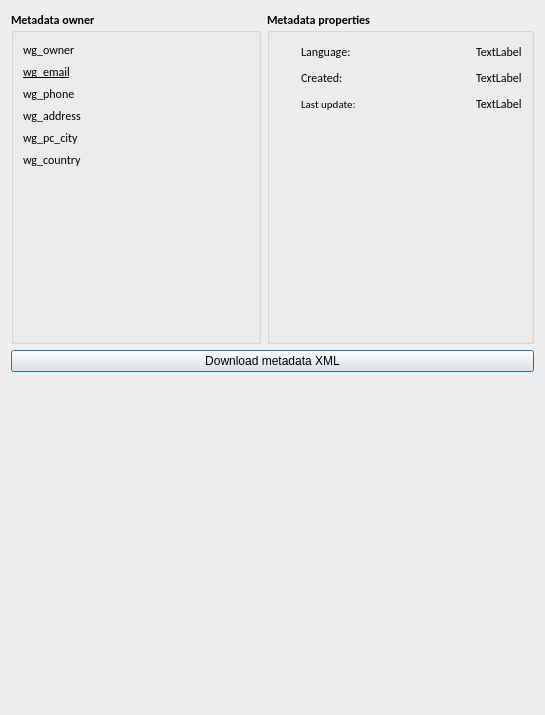
           <widget class="QWidget" name="scrollAreaWidgetContents_2">
            <property name="geometry">
             <rect>
              <x>0</x>
              <y>0</y>
              <width>545</width>
              <height>715</height>
             </rect>
            </property>
            <property name="maximumSize">
             <size>
              <width>16777215</width>
              <height>739</height>
             </size>
            </property>
            <layout class="QGridLayout" name="gridLayout_3">
             <item row="3" column="0" colspan="2">
              <spacer name="md_advanced_vert_spacer">
               <property name="orientation">
                <enum>Qt::Vertical</enum>
               </property>
               <property name="sizeHint" stdset="0">
                <size>
                 <width>20</width>
                 <height>40</height>
                </size>
               </property>
              </spacer>
             </item>
             <item row="2" column="0" colspan="2">
              <widget class="QPushButton" name="btn_xml_dl">
               <property name="text">
                <string>Download metadata XML</string>
               </property>
               <property name="icon">
                <iconset resource="../../resources.qrc">
                 <normaloff>:/plugins/Isogeo/resources/metadata/download.svg</normaloff>:/plugins/Isogeo/resources/metadata/download.svg</iconset>
               </property>
               <property name="default">
                <bool>true</bool>
               </property>
               <property name="flat">
                <bool>false</bool>
               </property>
              </widget>
             </item>
             <item row="0" column="0">
              <widget class="QGroupBox" name="grp_md_owner">
               <property name="minimumSize">
                <size>
                 <width>250</width>
                 <height>150</height>
                </size>
               </property>
               <property name="maximumSize">
                <size>
                 <width>16777211</width>
                 <height>700</height>
                </size>
               </property>
               <property name="font">
                <font>
                 <family>Calibri</family>
                 <pointsize>9</pointsize>
                 <weight>75</weight>
                 <bold>true</bold>
                </font>
               </property>
               <property name="cursor">
                <cursorShape>IBeamCursor</cursorShape>
               </property>
               <property name="title">
                <string>Metadata owner</string>
               </property>
               <layout class="QGridLayout" name="gridLayout_8">
                <item row="1" column="0">
                 <widget class="QLabel" name="val_owner_email">
                  <property name="minimumSize">
                   <size>
                    <width>225</width>
                    <height>0</height>
                   </size>
                  </property>
                  <property name="maximumSize">
                   <size>
                    <width>50</width>
                    <height>16777215</height>
                   </size>
                  </property>
                  <property name="font">
                   <font>
                    <family>Calibri</family>
                    <pointsize>9</pointsize>
                    <weight>50</weight>
                    <bold>false</bold>
                    <underline>true</underline>
                   </font>
                  </property>
                  <property name="autoFillBackground">
                   <bool>false</bool>
                  </property>
                  <property name="text">
                   <string>wg_email</string>
                  </property>
                  <property name="openExternalLinks">
                   <bool>true</bool>
                  </property>
                 </widget>
                </item>
                <item row="3" column="0">
                 <widget class="QLabel" name="val_owner_address">
                  <property name="minimumSize">
                   <size>
                    <width>225</width>
                    <height>0</height>
                   </size>
                  </property>
                  <property name="maximumSize">
                   <size>
                    <width>50</width>
                    <height>16777215</height>
                   </size>
                  </property>
                  <property name="font">
                   <font>
                    <family>Calibri</family>
                    <pointsize>9</pointsize>
                    <weight>50</weight>
                    <bold>false</bold>
                   </font>
                  </property>
                  <property name="text">
                   <string>wg_address</string>
                  </property>
                 </widget>
                </item>
                <item row="2" column="0">
                 <widget class="QLabel" name="val_owner_phone">
                  <property name="minimumSize">
                   <size>
                    <width>225</width>
                    <height>0</height>
                   </size>
                  </property>
                  <property name="maximumSize">
                   <size>
                    <width>50</width>
                    <height>16777215</height>
                   </size>
                  </property>
                  <property name="font">
                   <font>
                    <family>Calibri</family>
                    <pointsize>9</pointsize>
                    <weight>50</weight>
                    <bold>false</bold>
                   </font>
                  </property>
                  <property name="text">
                   <string>wg_phone</string>
                  </property>
                 </widget>
                </item>
                <item row="4" column="0">
                 <widget class="QLabel" name="val_owner_city">
                  <property name="minimumSize">
                   <size>
                    <width>225</width>
                    <height>0</height>
                   </size>
                  </property>
                  <property name="maximumSize">
                   <size>
                    <width>50</width>
                    <height>16777215</height>
                   </size>
                  </property>
                  <property name="font">
                   <font>
                    <family>Calibri</family>
                    <pointsize>9</pointsize>
                    <weight>50</weight>
                    <bold>false</bold>
                   </font>
                  </property>
                  <property name="text">
                   <string>wg_pc_city</string>
                  </property>
                 </widget>
                </item>
                <item row="5" column="0">
                 <widget class="QLabel" name="val_owner_country">
                  <property name="minimumSize">
                   <size>
                    <width>225</width>
                    <height>0</height>
                   </size>
                  </property>
                  <property name="maximumSize">
                   <size>
                    <width>50</width>
                    <height>16777215</height>
                   </size>
                  </property>
                  <property name="font">
                   <font>
                    <family>Calibri</family>
                    <pointsize>9</pointsize>
                    <weight>50</weight>
                    <bold>false</bold>
                   </font>
                  </property>
                  <property name="text">
                   <string>wg_country</string>
                  </property>
                 </widget>
                </item>
                <item row="0" column="0">
                 <widget class="QLabel" name="val_owner_name">
                  <property name="minimumSize">
                   <size>
                    <width>225</width>
                    <height>16</height>
                   </size>
                  </property>
                  <property name="maximumSize">
                   <size>
                    <width>50</width>
                    <height>16</height>
                   </size>
                  </property>
                  <property name="font">
                   <font>
                    <family>Calibri</family>
                    <pointsize>9</pointsize>
                    <weight>50</weight>
                    <bold>false</bold>
                   </font>
                  </property>
                  <property name="text">
                   <string>wg_owner</string>
                  </property>
                  <property name="scaledContents">
                   <bool>true</bool>
                  </property>
                 </widget>
                </item>
                <item row="6" column="0">
                 <spacer name="verticalSpacer_8">
                  <property name="orientation">
                   <enum>Qt::Vertical</enum>
                  </property>
                  <property name="sizeHint" stdset="0">
                   <size>
                    <width>20</width>
                    <height>40</height>
                   </size>
                  </property>
                 </spacer>
                </item>
               </layout>
              </widget>
             </item>
             <item row="0" column="1">
              <widget class="QGroupBox" name="grp_md_properties">
               <property name="minimumSize">
                <size>
                 <width>250</width>
                 <height>150</height>
                </size>
               </property>
               <property name="maximumSize">
                <size>
                 <width>16777215</width>
                 <height>700</height>
                </size>
               </property>
               <property name="font">
                <font>
                 <family>Calibri</family>
                 <pointsize>9</pointsize>
                 <weight>75</weight>
                 <bold>true</bold>
                </font>
               </property>
               <property name="title">
                <string>Metadata properties</string>
               </property>
               <layout class="QGridLayout" name="gridLayout_10">
                <item row="1" column="1">
                 <widget class="QLabel" name="lbl_md_date_crea">
                  <property name="minimumSize">
                   <size>
                    <width>100</width>
                    <height>0</height>
                   </size>
                  </property>
                  <property name="maximumSize">
                   <size>
                    <width>50</width>
                    <height>16777215</height>
                   </size>
                  </property>
                  <property name="font">
                   <font>
                    <family>Calibri</family>
                    <pointsize>9</pointsize>
                    <weight>50</weight>
                    <bold>false</bold>
                   </font>
                  </property>
                  <property name="text">
                   <string>Created:</string>
                  </property>
                 </widget>
                </item>
                <item row="0" column="1">
                 <widget class="QLabel" name="lbl_md_lang">
                  <property name="minimumSize">
                   <size>
                    <width>100</width>
                    <height>0</height>
                   </size>
                  </property>
                  <property name="maximumSize">
                   <size>
                    <width>50</width>
                    <height>16777215</height>
                   </size>
                  </property>
                  <property name="font">
                   <font>
                    <family>Calibri</family>
                    <pointsize>9</pointsize>
                    <weight>50</weight>
                    <bold>false</bold>
                   </font>
                  </property>
                  <property name="text">
                   <string>Language: </string>
                  </property>
                 </widget>
                </item>
                <item row="1" column="2">
                 <spacer name="horiz_spacer_val_md_date_crea">
                  <property name="orientation">
                   <enum>Qt::Horizontal</enum>
                  </property>
                  <property name="sizeHint" stdset="0">
                   <size>
                    <width>40</width>
                    <height>20</height>
                   </size>
                  </property>
                 </spacer>
                </item>
                <item row="2" column="0">
                 <widget class="QLabel" name="ico_md_date_update">
                  <property name="minimumSize">
                   <size>
                    <width>16</width>
                    <height>16</height>
                   </size>
                  </property>
                  <property name="maximumSize">
                   <size>
                    <width>16</width>
                    <height>16</height>
                   </size>
                  </property>
                  <property name="font">
                   <font>
                    <family>Calibri</family>
                    <pointsize>9</pointsize>
                    <weight>50</weight>
                    <bold>false</bold>
                   </font>
                  </property>
                  <property name="text">
                   <string/>
                  </property>
                  <property name="pixmap">
                   <pixmap resource="../../resources.qrc">:/plugins/Isogeo/resources/calendar_blue.svg</pixmap>
                  </property>
                  <property name="scaledContents">
                   <bool>true</bool>
                  </property>
                 </widget>
                </item>
                <item row="1" column="0">
                 <widget class="QLabel" name="ico_md_date_crea">
                  <property name="minimumSize">
                   <size>
                    <width>16</width>
                    <height>16</height>
                   </size>
                  </property>
                  <property name="maximumSize">
                   <size>
                    <width>16</width>
                    <height>16</height>
                   </size>
                  </property>
                  <property name="font">
                   <font>
                    <family>Calibri</family>
                    <pointsize>9</pointsize>
                    <weight>50</weight>
                    <bold>false</bold>
                   </font>
                  </property>
                  <property name="text">
                   <string/>
                  </property>
                  <property name="pixmap">
                   <pixmap resource="../../resources.qrc">:/plugins/Isogeo/resources/calendar-plus-o.svg</pixmap>
                  </property>
                  <property name="scaledContents">
                   <bool>true</bool>
                  </property>
                 </widget>
                </item>
                <item row="2" column="2">
                 <spacer name="horiz_spacer_val_md_date_update">
                  <property name="orientation">
                   <enum>Qt::Horizontal</enum>
                  </property>
                  <property name="sizeHint" stdset="0">
                   <size>
                    <width>40</width>
                    <height>20</height>
                   </size>
                  </property>
                 </spacer>
                </item>
                <item row="0" column="2">
                 <spacer name="horiz_spacer_val_md_lang">
                  <property name="orientation">
                   <enum>Qt::Horizontal</enum>
                  </property>
                  <property name="sizeHint" stdset="0">
                   <size>
                    <width>470</width>
                    <height>20</height>
                   </size>
                  </property>
                 </spacer>
                </item>
                <item row="1" column="3">
                 <widget class="QLabel" name="val_md_date_crea">
                  <property name="font">
                   <font>
                    <family>Calibri</family>
                    <pointsize>9</pointsize>
                    <weight>50</weight>
                    <bold>false</bold>
                   </font>
                  </property>
                  <property name="text">
                   <string>TextLabel</string>
                  </property>
                 </widget>
                </item>
                <item row="2" column="1">
                 <widget class="QLabel" name="lbl_md_date_update">
                  <property name="sizePolicy">
                   <sizepolicy hsizetype="Minimum" vsizetype="Preferred">
                    <horstretch>0</horstretch>
                    <verstretch>0</verstretch>
                   </sizepolicy>
                  </property>
                  <property name="minimumSize">
                   <size>
                    <width>100</width>
                    <height>0</height>
                   </size>
                  </property>
                  <property name="maximumSize">
                   <size>
                    <width>50</width>
                    <height>32</height>
                   </size>
                  </property>
                  <property name="font">
                   <font>
                    <family>Calibri</family>
                    <pointsize>8</pointsize>
                    <weight>50</weight>
                    <bold>false</bold>
                   </font>
                  </property>
                  <property name="text">
                   <string>Last update:</string>
                  </property>
                  <property name="scaledContents">
                   <bool>true</bool>
                  </property>
                  <property name="wordWrap">
                   <bool>false</bool>
                  </property>
                 </widget>
                </item>
                <item row="0" column="0">
                 <widget class="QLabel" name="ico_md_lang">
                  <property name="minimumSize">
                   <size>
                    <width>16</width>
                    <height>16</height>
                   </size>
                  </property>
                  <property name="maximumSize">
                   <size>
                    <width>16</width>
                    <height>16</height>
                   </size>
                  </property>
                  <property name="font">
                   <font>
                    <family>Calibri</family>
                    <pointsize>9</pointsize>
                    <weight>50</weight>
                    <bold>false</bold>
                   </font>
                  </property>
                  <property name="text">
                   <string/>
                  </property>
                  <property name="pixmap">
                   <pixmap resource="../../resources.qrc">:/plugins/Isogeo/resources/metadata/language.svg</pixmap>
                  </property>
                  <property name="scaledContents">
                   <bool>true</bool>
                  </property>
                 </widget>
                </item>
                <item row="2" column="3">
                 <widget class="QLabel" name="val_md_date_update">
                  <property name="font">
                   <font>
                    <family>Calibri</family>
                    <pointsize>9</pointsize>
                    <weight>50</weight>
                    <bold>false</bold>
                   </font>
                  </property>
                  <property name="text">
                   <string>TextLabel</string>
                  </property>
                 </widget>
                </item>
                <item row="0" column="3">
                 <widget class="QLabel" name="val_md_lang">
                  <property name="font">
                   <font>
                    <family>Calibri</family>
                    <pointsize>9</pointsize>
                    <weight>50</weight>
                    <bold>false</bold>
                   </font>
                  </property>
                  <property name="text">
                   <string>TextLabel</string>
                  </property>
                 </widget>
                </item>
                <item row="3" column="2">
                 <spacer name="vert_spacer_md_properties">
                  <property name="orientation">
                   <enum>Qt::Vertical</enum>
                  </property>
                  <property name="sizeHint" stdset="0">
                   <size>
                    <width>20</width>
                    <height>40</height>
                   </size>
                  </property>
                 </spacer>
                </item>
               </layout>
              </widget>
             </item>
            </layout>
           </widget>
